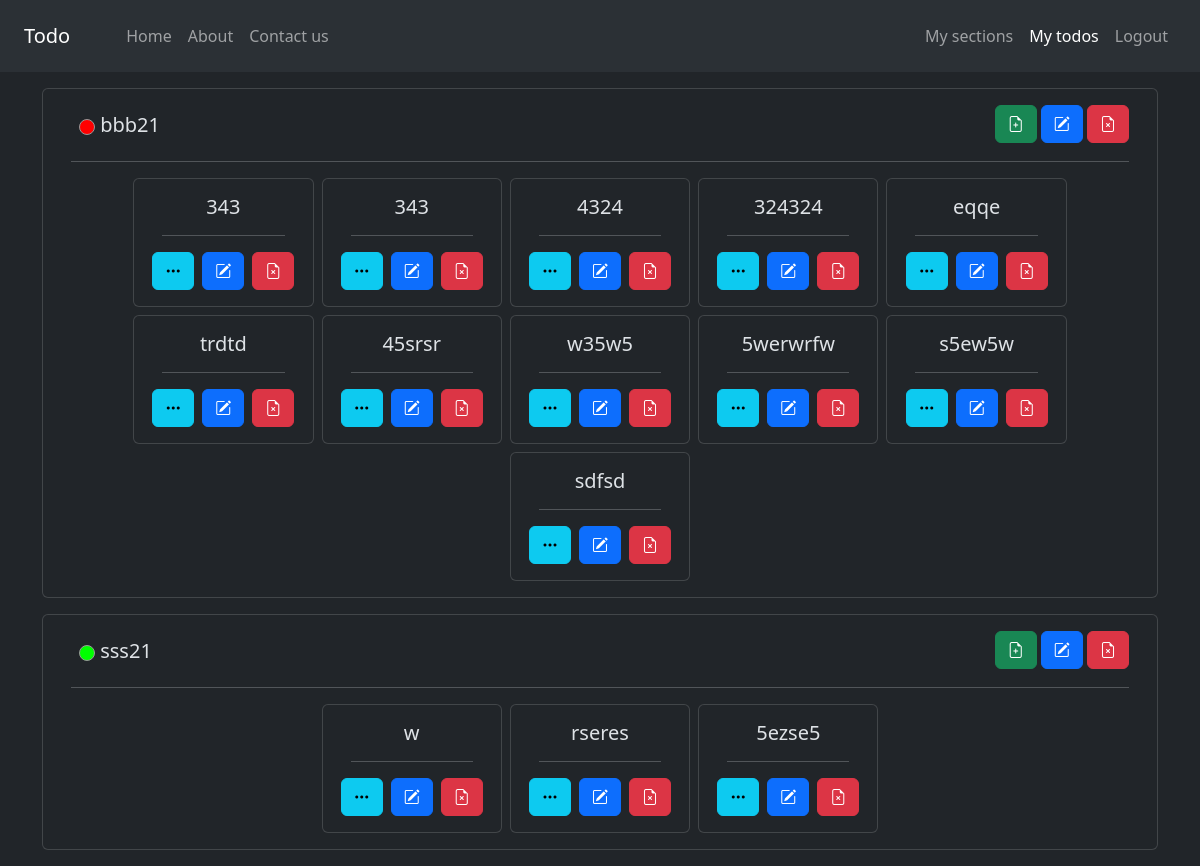
Screenshot of /todos/ (signed in) with the database file from the repository.
### sections/models.py (models this page shows)
class Color(models.Model):
    name = models.CharField(max_length=20)
    color = models.CharField(max_length=6)

class TodoSection(models.Model):
    user = models.ForeignKey(User, on_delete=models.CASCADE, related_name="user")
    title = models.CharField(max_length=40)
    created = models.DateTimeField(auto_now_add=True)
    updated = models.DateTimeField(auto_now=True)
    color = models.ForeignKey(
        Color, on_delete=models.SET_NULL, null=True, related_name="tcolor"
    )

### todos/models.py (models this page shows)
class Todo(models.Model):
    section = models.ForeignKey(
        TodoSection, on_delete=models.CASCADE, related_name="sections"
    )
    title = models.CharField(max_length=40)
    description = models.CharField()
    created = models.DateTimeField(auto_now_add=True)
    updated = models.DateTimeField(auto_now=True)

### todos/views.py (the view)
# urls.py: path("", TodosView.as_view(), name="todos"),
class TodosView(View):
    template_name = "todos/index.html"
    def get(self, request, *args, **kwargs):
        search = request.GET.get("search") or ""
        todos = []
        sections = TodoSection.objects.filter(user=request.user, title__contains=search)
        for section in sections:
            todos.append({
                "id": section.id,
                "title": section.title,
                "color": section.color.color,
                "todos": section.sections.all()
            })
        data = {
            "todos_active": "active",
            "title": "Todos | Todo",
            "sections": todos
        }
        return render(request, self.template_name, data)

### todos/templates/todos/index.html (shortened to what this page needs)
{% extends 'base.html' %}
{% block content %}
    <div class="container my-3">
        <div class="row gap-3 justify-content-center">
            {% for section in sections %}
                <div class="row">
                    <div class="card col-md-12">
                        <div class="card-body">
                            <div class="row">
                                <div class="col-6">
                                    <h5 class="card-title pt-2">
                                        <span style="background-color: #{{ section.color }};"
                                              class="color-circle"></span> {{ section.title }}
                                    </h5>
                                </div>
                                <div class=" gap-2 text-end col-6">
                                    <a href="{% url 'todos:add_todo' section.id %}" class="btn btn-success"><i
                                            class="bi bi-file-earmark-plus"></i></a>
                                    <a href="{% url 'sections:edit_section' section.id %}" class="btn btn-primary"><i
                                            class="bi bi-pencil-square"></i></a>
                                    <a href="{% url 'sections:delete_section' section.id %}" class="btn btn-danger"><i
                                            class="bi bi-file-earmark-x"></i></a>
                                </div>
                            </div>
                            <hr>
                            <div class="row gap-2 justify-content-center">
                                {% for todo in section.todos %}
                                    <div class="card col-md-2 text-center">
                                        <div class="card-body">
                                            <h5 class="card-title">{{ todo.title }}</h5>
                                            <hr>
                                            <div class="d-flex gap-2 mt-3 justify-content-center">
                                                <a href="{% url 'todos:details_todo' todo.id %}"
                                                   class="btn btn-info w-50"><i class="bi bi-three-dots"></i></a>
                                                <a href="{% url 'todos:edit_todo' todo.id %}"
                                                   class="btn btn-primary w-50"><i class="bi bi-pencil-square"></i></a>
                                                <a href="{% url 'todos:delete_todo' todo.id %}"
                                                   class="btn btn-danger w-50"><i class="bi bi-file-earmark-x"></i></a>
                                            </div>
                                        </div>
                                    </div>
                                {% empty %}
                                    <div class="alert alert-light text-center p-5" role="alert">
                                        You not have any Todo in this section.
                                        <a href="{% url 'sections:add_section' %}" class="btn btn-primary">Make Todo</a>
                                    </div>
                                {% endfor %}
                            </div>
                        </div>
                    </div>
                </div>
            {% empty %}
                <div class="alert alert-light text-center p-5" role="alert">
                    You not have any section.
                    <a href="{% url 'sections:add_section' %}" class="btn btn-primary">Make section</a>
                </div>
            {% endfor %}
        </div>
    </div>
{% endblock %}

### templates/base.html (shortened to what this page needs)
<!DOCTYPE html>
<html>
<head>
    <link href="https://cdn.jsdelivr.net/npm/bootstrap@5.3.7/dist/css/bootstrap.min.css" rel="stylesheet"
>
    <link rel="stylesheet" href="https://cdn.jsdelivr.net/npm/bootstrap-icons@1.13.1/font/bootstrap-icons.min.css">
</head>
<body data-bs-theme="dark">
    {% include 'modules/navbar.html' %}
    {% block content %}
    {% endblock %}
</body>
</html>

### templates/modules/navbar.html (shortened to what this page needs)
<nav class="navbar navbar-expand-lg bg-body-tertiary bg-dark" data-bs-theme="dark">
    <div class="container-fluid p-2 px-4">
        <a class="navbar-brand me-5" href="{% url 'home:home' %}">Todo</a>
        <div class="collapse navbar-collapse" id="navbarSupportedContent">
            <ul class="navbar-nav me-auto mb-2 mb-lg-0">
                <li class="nav-item">
                    <a class="nav-link {{home_active}}" aria-current="page" href="{% url 'home:home' %}">Home</a>
                </li>
                <li class="nav-item">
                    <a class="nav-link {{about_active}}" aria-current="page" href="{% url 'home:about' %}">About</a>
                </li>
                <li class="nav-item">
                    <a class="nav-link {{contact_active}}" aria-current="page" href="{% url 'home:contact' %}">Contact
                        us</a>
                </li>
            </ul>
            <ul class="navbar-nav mb-2 mb-lg-0 d-flex">
                {% if request.user.is_authenticated %}
                <li class="nav-item">
                    <a class="nav-link {{sections_active}}" aria-current="page" href="{% url 'sections:sections' %}">My
                        sections</a>
                </li>
                <li class="nav-item">
                    <a class="nav-link {{todos_active}}" aria-current="page" href="{% url 'todos:todos' %}">My todos</a>
                </li>
                <li class="nav-item">
                    <a class="nav-link" aria-current="page" href="{% url 'authentication:logout' %}">Logout</a>
                </li>
                {% endif %}
            </ul>
        </div>
    </div>
</nav>

### todos/templates/todos/index.html (style rules this page uses)
.color-circle { width: 16px; height: 16px; border-radius: 50%; display: inline-block; margin-inline-start: 8px; border: 1px solid #999; vertical-align: middle; }

### rows the page displays
TodoSection: title "bbb21"
Todo: title "343"
Todo: title "343"
Todo: title "4324"
Todo: title "324324"
Todo: title "eqqe"
Todo: title "trdtd"
Todo: title "45srsr"
Todo: title "w35w5"
Todo: title "5werwrfw"
Todo: title "s5ew5w"
Todo: title "sdfsd"
TodoSection: title "sss21"
Todo: title "w"
Todo: title "rseres"
Todo: title "5ezse5"
